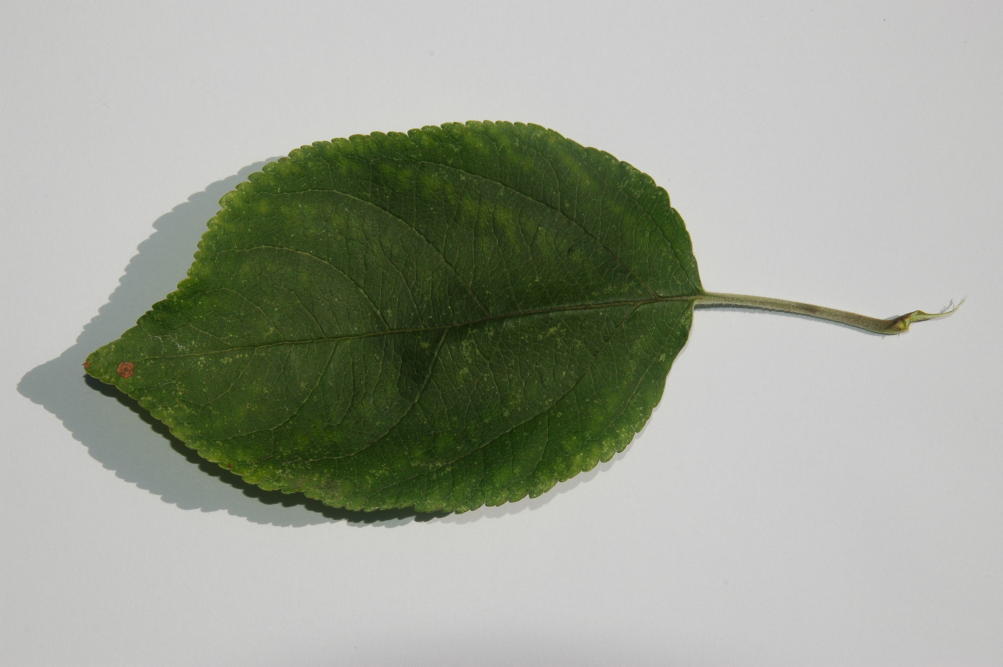
#> input picture Java/DSC_5820.JPG, 3008 x 2000 px, given in place of IMAG0780.JPG, which was not available (shown at 1/3 size)
$ python skimage_test.py   (older library calls are emulated)
#> lines starting #> are read from the running program, lines starting #| are printed output that depends on the picture; pictures that were not available may be replaced by others from this repository, and a replacement may not be noted
# -*- coding: utf-8 -*-
import numpy as np
from scipy.ndimage import gaussian_filter
import matplotlib.pyplot as plt
from scipy import ndimage as ndi
from skimage import data, io, transform
from skimage import img_as_float
from skimage.morphology import reconstruction
from skimage.morphology import watershed, disk

from skimage import segmentation
from skimage.segmentation import mark_boundaries
from skimage.filters import rank
from skimage.util import img_as_ubyte
from skimage import color
from skimage.future import graph
from skimage.filters import sobel
from skimage.filters import gaussian
from skimage.segmentation import active_contour
from skimage import exposure
from skimage.filters import threshold_otsu, rank
from skimage.filters import gabor_kernel

# [115 lines left out: functions dilation, watershed_, segmentation_, not called in this run]

def seg2():
    image = io.imread('D:/Eigene Dateien/Dokumente/OneDrive/Dokumente/Studium/Master HTW/Masterarbeit/Repository/Python/src/masterarbeit/IMAG0780.JPG')
#> image is the input picture: shape (2000, 3008, 3); mean R, G, B 159.2, 164, 151.8
    #image = io.imread(u'D:/Eigene Dateien/Dokumente/Studium/Masterarbeit/Eigenes Set/16_10  04  Blaetter f. Christoph/DSC_8482.jpg')
    shape = image.shape
#> shape = (2000, 3008, 3)
    shape = (shape[0] / 4, shape[1] / 4, shape[2])
#> shape = (500, 752, 3)
    img = transform.resize(image, shape)
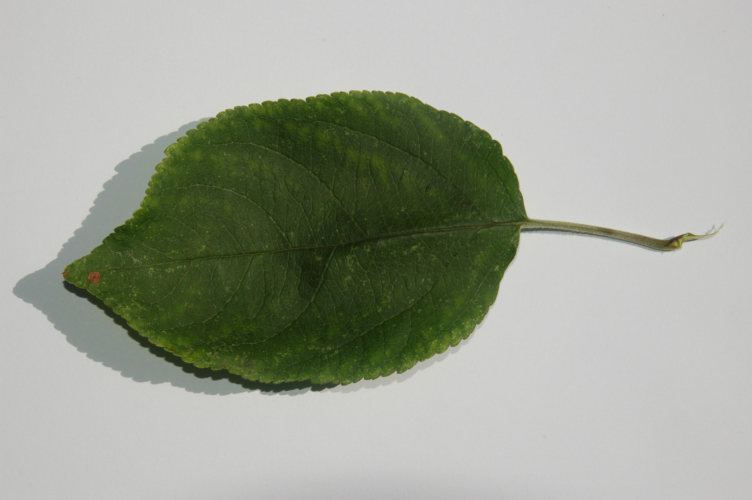
#> img: shape (500, 752, 3) float64; mean R, G, B 0.624, 0.643, 0.595
    #img = exposure.equalize_adapthist(img)#, clip_limit=0.0005)

    #img = data.coffee()

    labels1 = segmentation.slic(img, compactness=30, n_segments=1000)
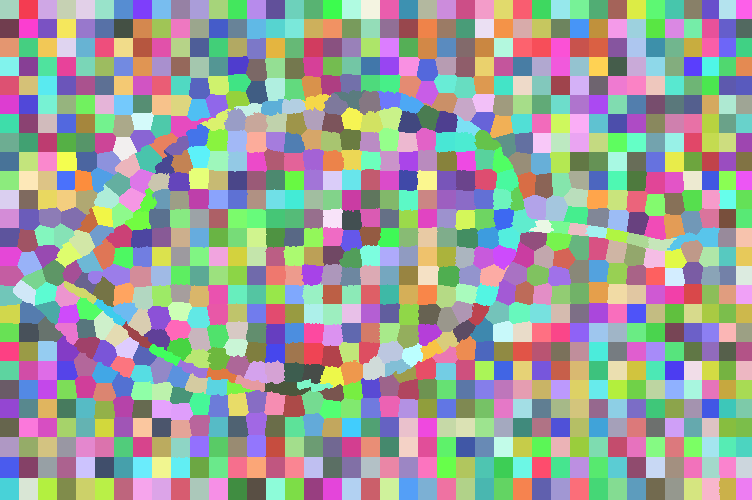
#> labels1: shape (500, 752) int64; 1032 distinct labels, from 1 to 1032; one colour per label, 0 black
    out1 = color.label2rgb(labels1, img, kind='avg')

    g = graph.rag_mean_color(img, labels1)
    labels2 = graph.cut_threshold(labels1, g, 0.1)
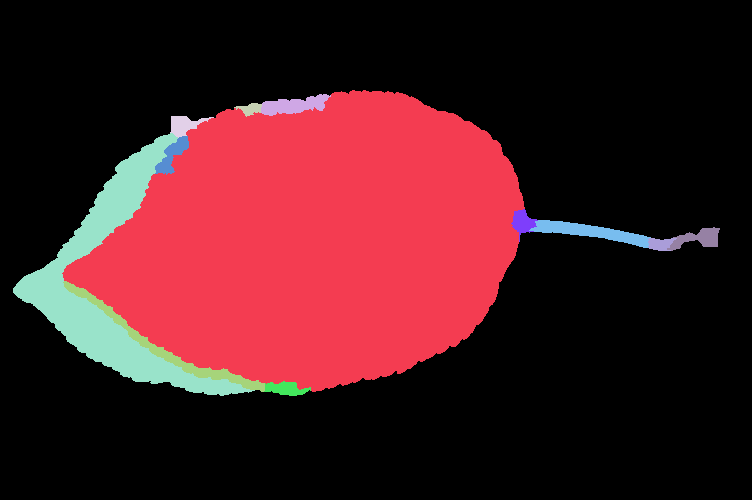
#> labels2: shape (500, 752) int64; 13 distinct labels, from 0 to 12; one colour per label, 0 black
    out2 = color.label2rgb(labels2, img, kind='avg')
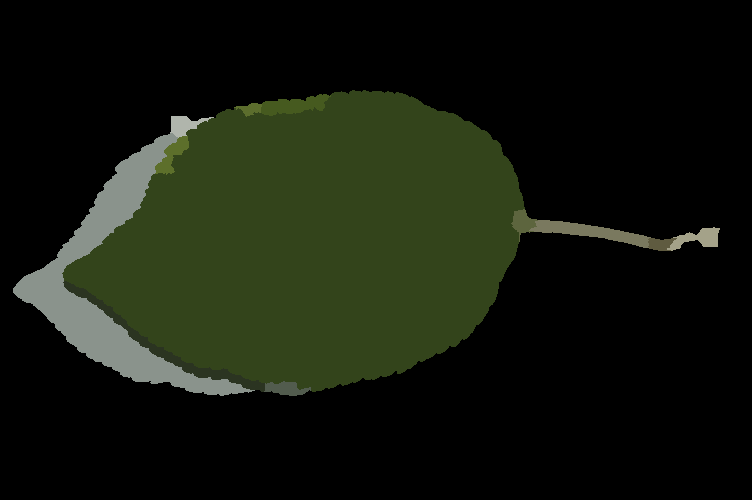
#> out2: shape (500, 752, 3) float64; mean R, G, B 0.0767, 0.0955, 0.0511

    fig, ax = plt.subplots(nrows=3, sharex=True, sharey=True,
                           figsize=(6, 8))

    ax[0].imshow(img)
    ax[1].imshow(out1)
    ax[2].imshow(out2)

    for a in ax:
        a.axis('off')

    plt.tight_layout()
    plt.show()

# [168 lines left out: functions active_c, hsv_, gabor_, not called in this run]

if __name__ == '__main__':
    seg2()
